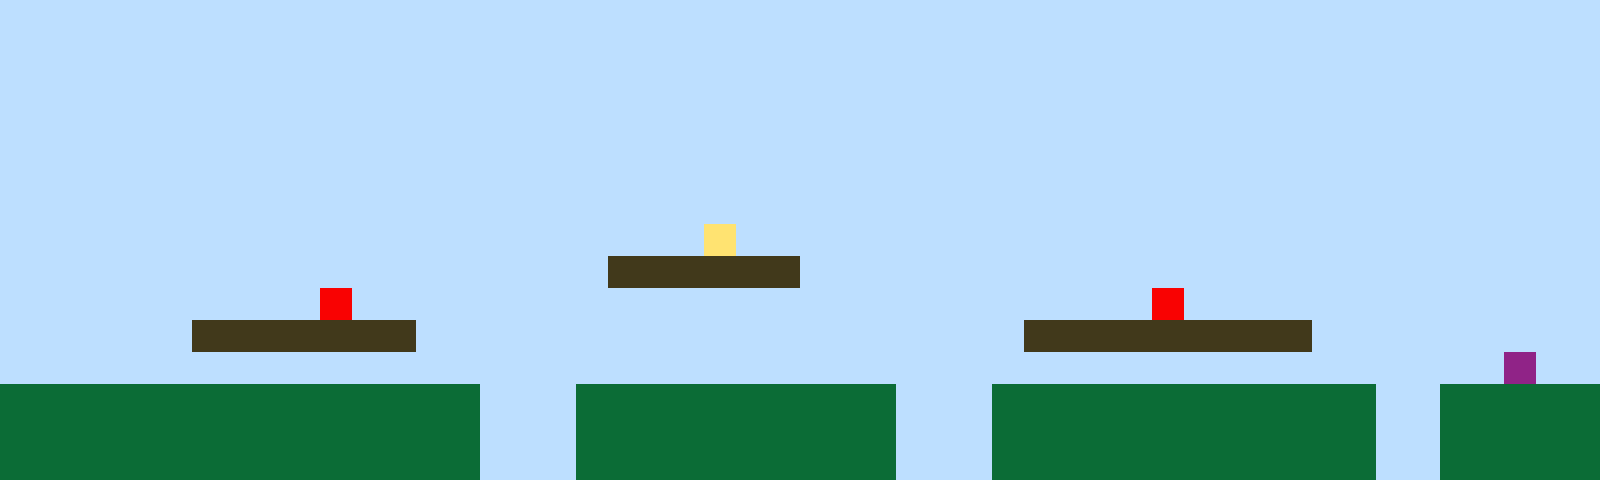

A 2D game scene composited from a Tiled map and its tileset images. What follows is a short description and the map's XML, with every tile layer's data as written:
An orthogonal 50x15 tile map with 32x32 px tiles, 1 tile layer (Tile Layer 1).

<map version="1.10" tiledversion="1.11.2" orientation="orthogonal" renderorder="right-up" width="50" height="15" tilewidth="32" tileheight="32" infinite="0" nextlayerid="2" nextobjectid="1"><editorsettings><export target="map1.csv" format="csv" /></editorsettings><tileset firstgid="1" name="sprites" tilewidth="32" tileheight="32" tilecount="6" columns="3"><image source="sprites.png" width="96" height="64" /></tileset><layer id="1" name="Tile Layer 1" width="50" height="15"><data encoding="csv">1,1,1,1,1,1,1,1,1,1,1,1,1,1,1,1,1,1,1,1,1,1,1,1,1,1,1,1,1,1,1,1,1,1,1,1,1,1,1,1,1,1,1,1,1,1,1,1,1,1,1,1,1,1,1,1,1,1,1,1,1,1,1,1,1,1,1,1,1,1,1,1,1,1,1,1,1,1,1,1,1,1,1,1,1,1,1,1,1,1,1,1,1,1,1,1,1,1,1,1,1,1,1,1,1,1,1,1,1,1,1,1,1,1,1,1,1,1,1,1,1,1,1,1,1,1,1,1,1,1,1,1,1,1,1,1,1,1,1,1,1,1,1,1,1,1,1,1,1,1,1,1,1,1,1,1,1,1,1,1,1,1,1,1,1,1,1,1,1,1,1,1,1,1,1,1,1,1,1,1,1,1,1,1,1,1,1,1,1,1,1,1,1,1,1,1,1,1,1,1,1,1,1,1,1,1,1,1,1,1,1,1,1,1,1,1,1,1,1,1,1,1,1,1,1,1,1,1,1,1,1,1,1,1,1,1,1,1,1,1,1,1,1,1,1,1,1,1,1,1,1,1,1,1,1,1,1,1,1,1,1,1,1,1,1,1,1,1,1,1,1,1,1,1,1,1,1,1,1,1,1,1,1,1,1,1,1,1,1,1,1,1,1,1,1,1,1,1,1,1,1,1,1,1,1,1,1,1,1,1,1,1,1,1,1,1,1,1,1,1,1,1,1,1,1,1,1,1,1,1,1,1,1,1,1,1,1,1,1,1,1,1,1,1,1,1,1,1,1,1,1,1,1,1,1,1,1,1,1,1,1,1,1,1,1,1,1,1,1,1,1,1,4,1,1,1,1,1,1,1,1,1,1,1,1,1,1,1,1,1,1,1,1,1,1,1,1,1,1,1,1,1,1,1,1,1,1,1,1,1,1,1,1,1,1,1,1,1,1,3,3,3,3,3,3,1,1,1,1,1,1,1,1,1,1,1,1,1,1,1,1,1,1,1,1,1,1,1,1,1,1,1,1,1,1,1,1,1,1,1,5,1,1,1,1,1,1,1,1,1,1,1,1,1,1,1,1,1,1,1,1,1,1,1,1,1,5,1,1,1,1,1,1,1,1,1,1,1,1,1,1,1,1,1,1,1,3,3,3,3,3,3,3,1,1,1,1,1,1,1,1,1,1,1,1,1,1,1,1,1,1,1,3,3,3,3,3,3,3,3,3,1,1,1,1,1,1,1,1,1,1,1,1,1,1,1,1,1,1,1,1,1,1,1,1,1,1,1,1,1,1,1,1,1,1,1,1,1,1,1,1,1,1,1,1,1,1,1,1,1,1,1,1,1,1,1,1,6,1,1,2,2,2,2,2,2,2,2,2,2,2,2,2,2,2,1,1,1,2,2,2,2,2,2,2,2,2,2,1,1,1,2,2,2,2,2,2,2,2,2,2,2,2,1,1,2,2,2,2,2,2,2,2,2,2,2,2,2,2,2,2,2,2,2,2,1,1,1,2,2,2,2,2,2,2,2,2,2,1,1,1,2,2,2,2,2,2,2,2,2,2,2,2,1,1,2,2,2,2,2,2,2,2,2,2,2,2,2,2,2,2,2,2,2,2,1,1,1,2,2,2,2,2,2,2,2,2,2,1,1,1,2,2,2,2,2,2,2,2,2,2,2,2,1,1,2,2,2,2,2</data></layer></map>
